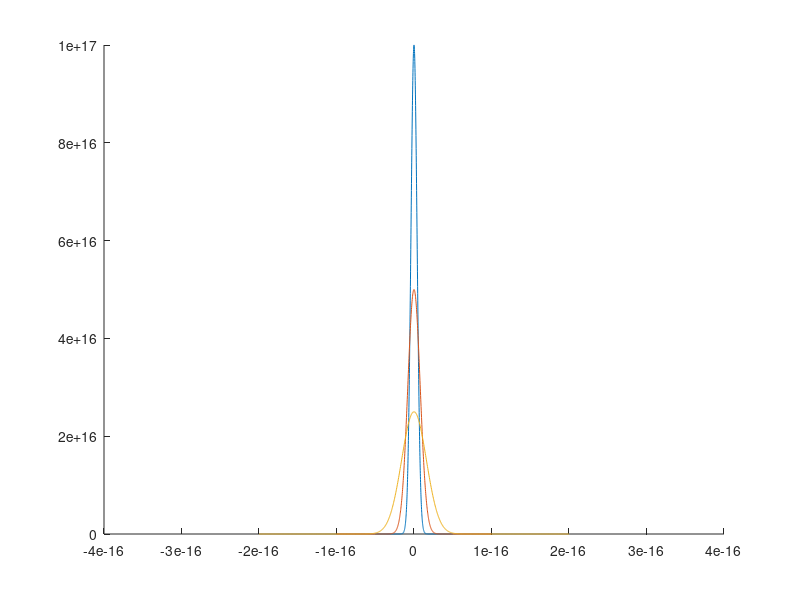

Write the MATLAB code that produced this figure.
close all
clear all
N=1000;
for tau=[10^-17, 2*10^-17,4*10^-17]
% t=[-5*tau:5*tau/N:5*tau]
t=linspace(-5*tau,5*tau,N);
d1=exp(-pi*t.^2/tau^2)/tau;
hold on
plot(t,d1)

P1=sum(d1)*(t(2)-t(1));
end